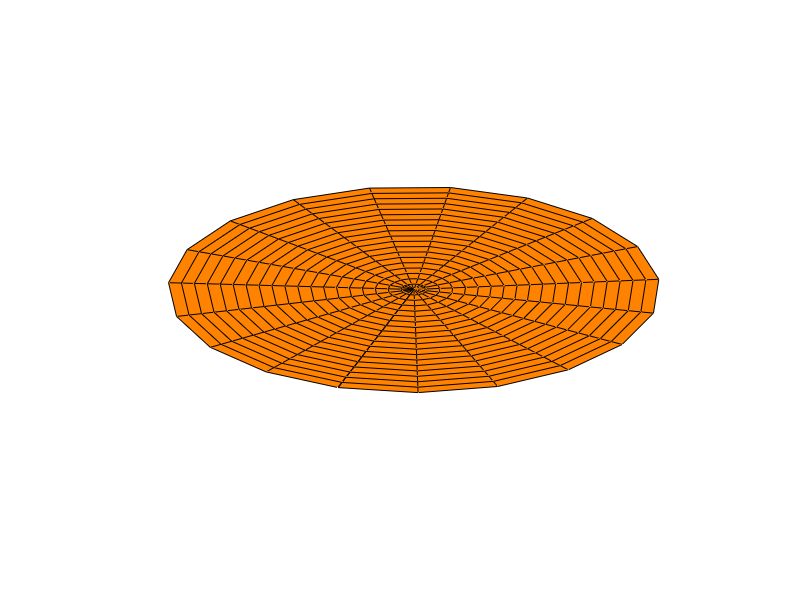
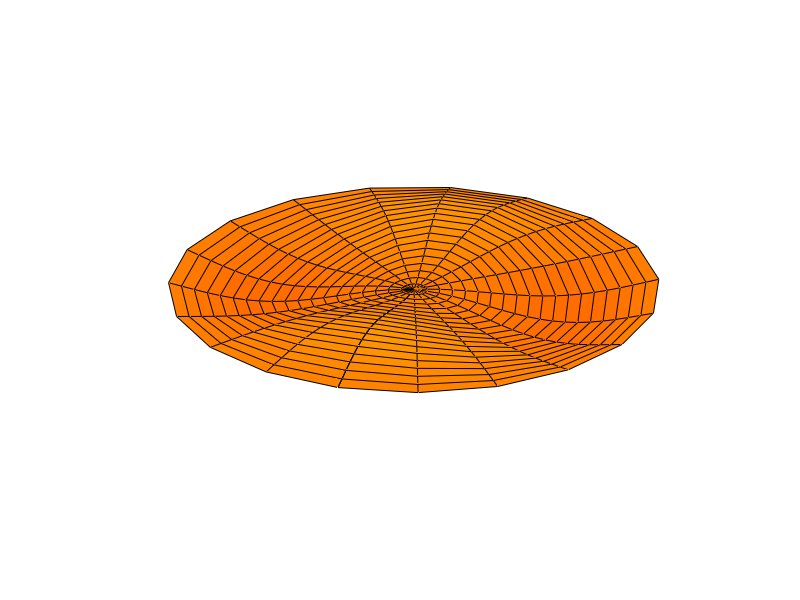
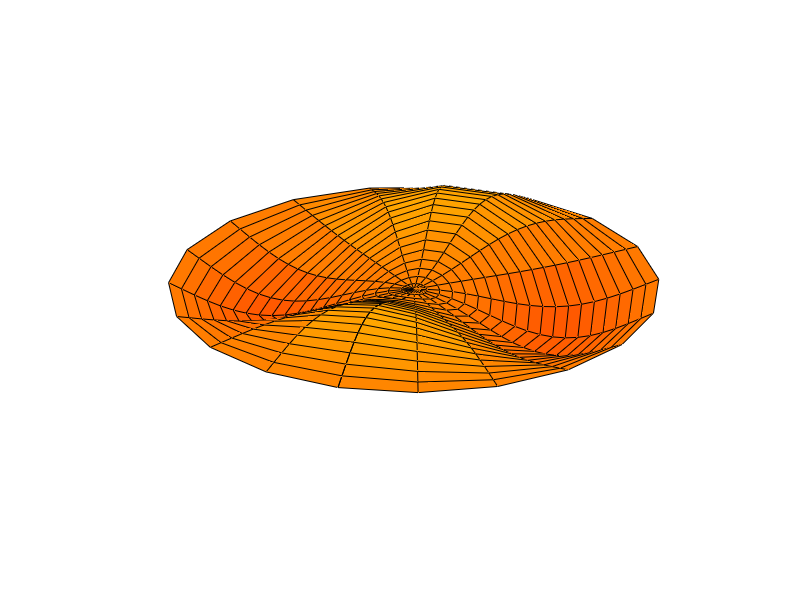
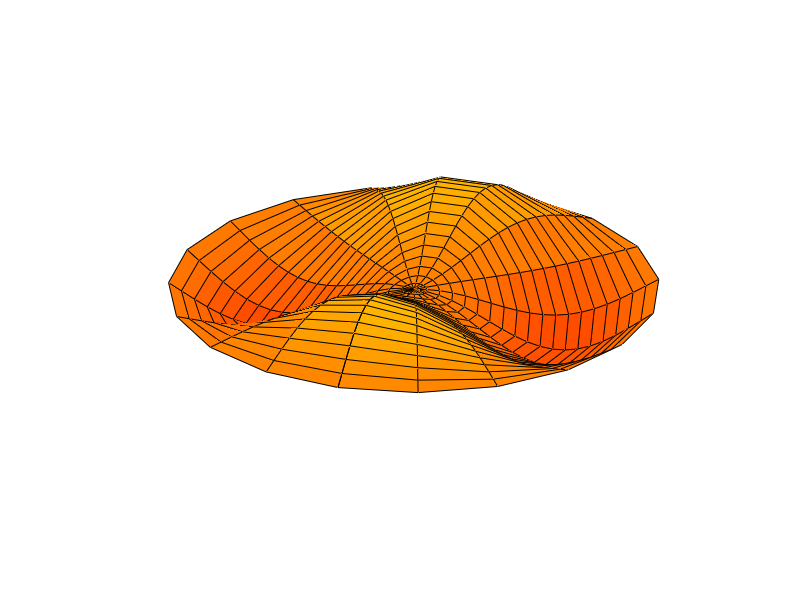

MATLAB code for these plots, in order:
function main()

   k = 2; % k-th asimuthal number and bessel function
   p = 1; % p-th bessel root

   q=find_pth_bessel_root(k, p); 

   N=20; % used for plotting

   % Get a grid
   R1=linspace(0.0, 1.0, N); 
   Theta1=linspace(0.0, 2*pi, N);
   [R, Theta]=meshgrid(R1, Theta1);
   X=R.*cos(Theta);
   Y=R.*sin(Theta);

   T=linspace(0.0, 2*pi/q, N); T=T(1:(N-1));

   for iter=1:length(T)
      
      t = T(iter);
      Z=sin(q*t)*besselj(k, q*R).*cos(k*Theta);

      figure(1); clf; 
      surf(X, Y, Z);
      caxis([-1, 1]);
      shading faceted;
      colormap autumn;

      % viewing angle
      view(108, 42);
      
      axis([-1, 1, -1, 1, -1, 1]);
      axis off;

      %H=text(0, -0.3, 1.4, sprintf('(%d, %d) mode', k, p), 'fontsize', 25);

      
      file=sprintf('Frame%d.png', 1000+iter);
      fprintf('Saving to %s\n', file);
      print('-dpng',  '-zbuffer',  '-r100', file);

      pause(0.1);
   end

   % converted to gif with the command 
   % convert -antialias -loop 10000 -delay 10  -scale 50% Frame10* Drum_vibration_mode21.gif

function r = find_pth_bessel_root(k, p)

   % a dummy way of finding the root, just get a small interval where the root is
   
   X=0.5:0.5:(10*p+1); Y = besselj(k, X);
   [a, b] = find_nthroot(X, Y, p);

   X=a:0.01:b; Y = besselj(k, X);
   [a, b] = find_nthroot(X, Y, 1);

   X=a:0.0001:b; Y = besselj(k, X);
   [a, b] = find_nthroot(X, Y, 1);

   r=(a+b)/2;
   
function [a, b] = find_nthroot(X, Y, n)

   l=0;

   m=length(X);
   for i=1:(m-1)
      if ( Y(i) >= 0  && Y(i+1) <= 0 ) || ( Y(i) <= 0  && Y(i+1) >= 0 )
	 l=l+1;
      end

      if l==n
	 a=X(i); b=X(i+1);

	 %disp(sprintf('Error in finding the root %0.9g', b-a));
	 return;
      end
   end

   disp('Root not found!');